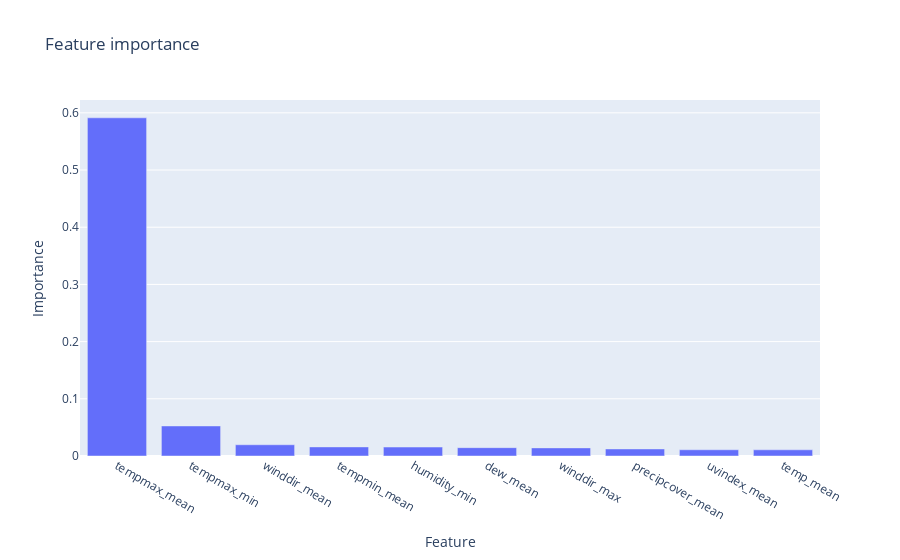

The cell this chart's notebook holds for it:
### Code cell
# Plot features importance
df_fi = pd.DataFrame(columns=['Feature', 'Importance'])
df_fi['Feature'] = X.columns
df_fi['Importance'] = xgbr.feature_importances_
df_fi.sort_values('Importance', inplace=True, ascending=False)

fig = px.bar(df_fi.head(10), x='Feature', y='Importance', title="Feature importance")
fig.show()

### Figure 1 — Plotly figure (JSON) as saved in the notebook; plotly's stock layout.template omitted (floating-point values rounded to 4 significant figures)
{"data": [{"alignmentgroup": "True", "hovertemplate": "Feature=%{x}<br>Importance=%{y}<extra></extra>", "legendgroup": "", "marker": {"color": "#636efa", "pattern": {"shape": ""}}, "name": "", "offsetgroup": "", "orientation": "v", "showlegend": false, "textposition": "auto", "type": "bar", "x": ["tempmax_mean", "tempmax_min", "winddir_mean", "tempmin_mean", "humidity_min", "dew_mean", "winddir_max", "precipcover_mean", "uvindex_mean", "temp_mean"], "xaxis": "x", "y": [0.5913, 0.05255, 0.01967, 0.01591, 0.01566, 0.01457, 0.01417, 0.01233, 0.01089, 0.01083], "yaxis": "y"}], "layout": {"barmode": "relative", "legend": {"tracegroupgap": 0}, "title": {"text": "Feature importance"}, "xaxis": {"anchor": "y", "domain": [0, 1], "title": {"text": "Feature"}}, "yaxis": {"anchor": "x", "domain": [0, 1], "title": {"text": "Importance"}}}}
